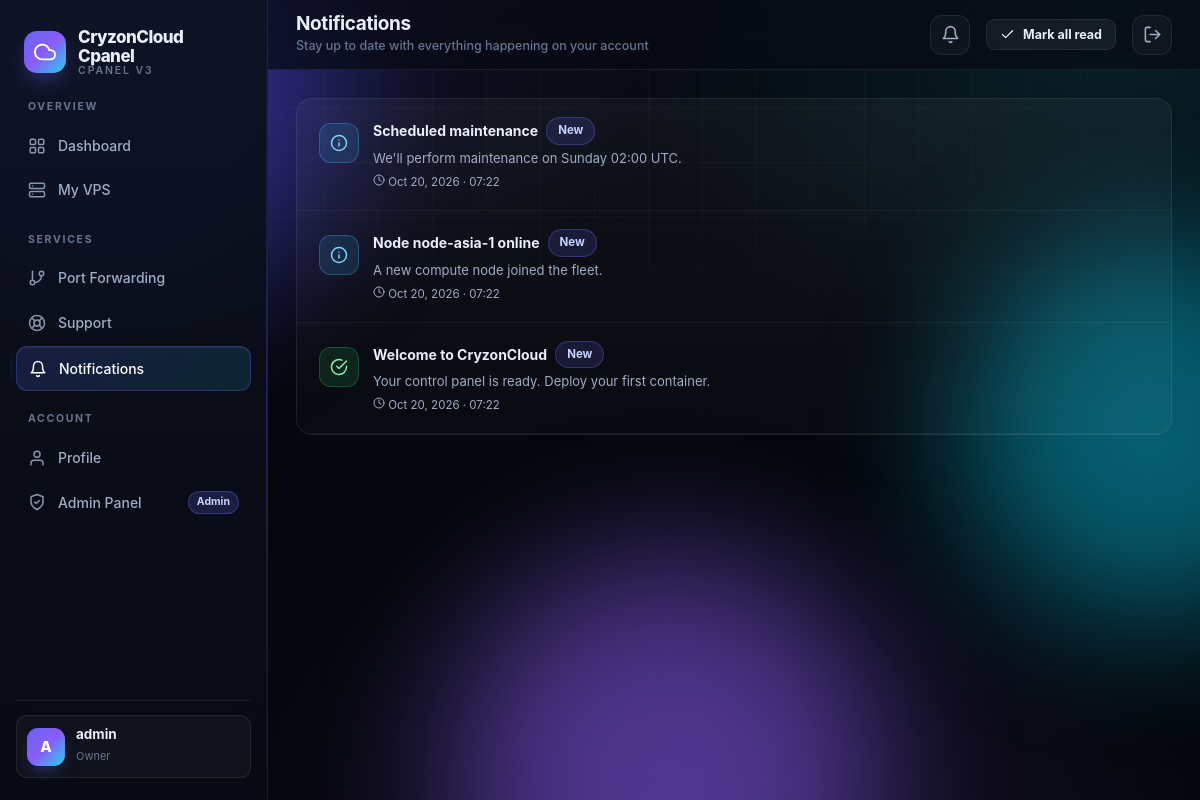
Page /notifications (signed in) on the committed database.
### tables this page shows
CREATE TABLE settings (
    id INTEGER PRIMARY KEY AUTOINCREMENT,
    site_name TEXT DEFAULT 'CryzonCloud Cpanel',
    site_description TEXT DEFAULT 'High-Performance Cloud VPS Management Panel',
    footer_text TEXT DEFAULT 'Powered by CryzonCloud',
    timezone TEXT DEFAULT 'UTC',
    registration_enabled INTEGER DEFAULT 1,
    logo_url TEXT DEFAULT '',
    favicon_url TEXT DEFAULT '',
    cpu_threshold INTEGER DEFAULT 90,
    ram_threshold INTEGER DEFAULT 90,
    max_vps_per_user INTEGER DEFAULT 5,
    max_ports_per_user INTEGER DEFAULT 20,
    hostname_prefix TEXT DEFAULT 'cryzon',
    port_forwarding_method TEXT DEFAULT 'socat',
    public_ipv4 TEXT DEFAULT '',
    icon_path TEXT DEFAULT '',
    rate_limit_auth INTEGER DEFAULT 20,
    rate_limit_api INTEGER DEFAULT 120,
    rate_limit_heavy INTEGER DEFAULT 10,
    default_vps_days INTEGER DEFAULT 0
);

CREATE TABLE users (
    id INTEGER PRIMARY KEY AUTOINCREMENT,
    username TEXT UNIQUE NOT NULL,
    email TEXT UNIQUE NOT NULL,
    password TEXT NOT NULL,
    api_key TEXT,
    is_admin INTEGER DEFAULT 0,
    role_id INTEGER DEFAULT NULL,
    is_banned INTEGER DEFAULT 0,
    created_at TIMESTAMP DEFAULT CURRENT_TIMESTAMP,
    FOREIGN KEY (role_id) REFERENCES roles(id)
);

CREATE TABLE roles (
    id INTEGER PRIMARY KEY AUTOINCREMENT,
    name TEXT UNIQUE NOT NULL,
    slug TEXT UNIQUE NOT NULL,
    description TEXT DEFAULT '',
    permissions TEXT DEFAULT '[]',
    is_system INTEGER DEFAULT 0,
    priority INTEGER DEFAULT 0,
    color TEXT DEFAULT '#6366f1',
    created_at TIMESTAMP DEFAULT CURRENT_TIMESTAMP
);

CREATE TABLE notifications (
    id INTEGER PRIMARY KEY AUTOINCREMENT,
    user_id INTEGER DEFAULT NULL,
    title TEXT NOT NULL,
    message TEXT DEFAULT '',
    level TEXT DEFAULT 'info',
    is_read INTEGER DEFAULT 0,
    created_at TIMESTAMP DEFAULT CURRENT_TIMESTAMP
);

### ccp/routes.py (the view)
@bp.route("/notifications")
@login_required
def notifications():
    user = current_user()
    rows = db.query("SELECT * FROM notifications WHERE user_id=? OR user_id IS NULL ORDER BY id DESC LIMIT 50", (user["id"],))
    return render_template("notifications.html", notifications=rows)

### ccp/db.py (called while the page is built)
def get_db():
    if "db" not in g:
        g.db = sqlite3.connect(DATABASE, timeout=10)
        g.db.row_factory = sqlite3.Row
        g.db.execute("PRAGMA journal_mode=WAL")
        g.db.execute("PRAGMA busy_timeout=10000")
        g.db.execute("PRAGMA foreign_keys=ON")
    return g.db

def query(sql, args=(), one=False):
    cur = get_db().execute(sql, args)
    rv = cur.fetchall()
    cur.close()
    return (rv[0] if rv else None) if one else rv

def get_settings():
    row = query("SELECT * FROM settings ORDER BY id LIMIT 1", one=True)
    if not row:
        execute("INSERT INTO settings (id) VALUES (1)")
        row = query("SELECT * FROM settings ORDER BY id LIMIT 1", one=True)
    return dict(row) if row else {}

def get_role(role_id):
    if role_id is None:
        return None
    row = query("SELECT * FROM roles WHERE id = ?", (role_id,), one=True)
    if not row:
        return None
    d = dict(row)
    try:
        d["permissions"] = json.loads(d.get("permissions") or "[]")
    except (ValueError, TypeError):
        d["permissions"] = []
    return d

### ccp/security.py (called while the page is built)
def current_user():
    if "user" in g:
        return g.user
    uid = session.get("user_id")
    if not uid:
        g.user = None
        return None
    row = db.query("SELECT * FROM users WHERE id = ?", (uid,), one=True)
    if not row:
        g.user = None
        return None
    user = dict(row)
    user["role"] = db.get_role(user.get("role_id"))
    g.user = user
    return user

def user_permissions(user):
    if not user:
        return set()
    role = user.get("role")
    if role:
        perms = set(role.get("permissions") or [])
        if role.get("slug") == "owner":
            perms = set(ALL_PERMISSIONS)
        return perms
    if user.get("is_admin"):
        return set(ALL_PERMISSIONS)
    return set()

def has_permission(user, perm):
    if not user:
        return False
    if user.get("is_banned"):
        return False
    return perm in user_permissions(user)

def is_admin(user):
    if not user:
        return False
    role = user.get("role")
    if role and role.get("slug") in ("owner", "admin"):
        return True
    return bool(user.get("is_admin"))

### templates/notifications.html (shortened to what this page needs)
{% extends "base.html" %}
{% from "_icons.html" import icon %}
{% block page_title %}Notifications{% endblock %}
{% block page_sub %}Stay up to date with everything happening on your account{% endblock %}
{% block topbar_actions %}
<form method="post" action="{{ url_for('main.notifications_read') }}">
  <button class="btn btn-sm">{{ icon('check', 15) }} Mark all read</button>
</form>
{% endblock %}
{% block content %}
<div class="card reveal" style="padding:0;overflow:hidden">
  {% for n in notifications %}
  <div class="notif-item" style="padding:18px 22px;border-bottom:1px solid rgba(255,255,255,0.05);display:flex;gap:14px;align-items:flex-start;{{ 'opacity:0.62' if n.is_read }}">
    <span class="ni-ico {{ n.level }}" style="width:40px;height:40px;border-radius:12px;display:grid;place-items:center;flex-shrink:0;
      {% if n.level=='success' %}background:rgba(34,197,94,0.13);border:1px solid rgba(34,197,94,0.3);color:#86efac
      {% elif n.level=='warning' %}background:rgba(245,158,11,0.13);border:1px solid rgba(245,158,11,0.3);color:#fcd34d
      {% elif n.level=='error' %}background:rgba(239,68,68,0.13);border:1px solid rgba(239,68,68,0.3);color:#fca5a5
      {% else %}background:rgba(56,189,248,0.13);border:1px solid rgba(56,189,248,0.3);color:#7dd3fc{% endif %}">
    </span>
    <div style="flex:1;min-width:0">
      <div class="flex items-center gap-1">
        <b style="font-size:14px">{{ n.title }}</b>
        {% if not n.is_read %}<span class="badge primary">New</span>{% endif %}
      </div>
      <div class="muted text-sm" style="margin-top:3px">{{ n.message }}</div>
      <div class="muted text-xs" style="margin-top:6px">{{ icon('clock', 12) }} {{ n.created_at|dt('%b %d, %Y · %H:%M') }}</div>
    </div>
  </div>
  {% else %}
  <div class="empty" style="padding:56px"><div class="e-ico">{{ icon('bell', 34) }}</div><h3>You're all caught up</h3><p>No notifications to show right now.</p></div>
  {% endfor %}
</div>
{% endblock %}

### templates/base.html (shortened to what this page needs)
{% from "_icons.html" import icon %}
<!DOCTYPE html>
<html lang="en">
<head>
  <link rel="stylesheet" href="{{ url_for('static', filename='css/style.css') }}">
</head>
<body>
  <div class="bg-fx"><span class="orb o1"></span><span class="orb o2"></span><span class="orb o3"></span></div>
  <div class="app-shell">
    <aside class="sidebar">
      <a href="{{ url_for('main.dashboard') if current_user else url_for('main.index') }}" class="brand">
        <span class="brand-logo">{{ icon('cloud', 22) }}</span>
        <span class="brand-name">{{ settings.site_name or 'CryzonCloud' }}<span>Cpanel v3</span></span>
      </a>
      <div class="nav-scroll">
        {% block sidebar_nav %}
        <div class="nav-group">
          <div class="nav-label">Overview</div>
          <a href="{{ url_for('main.dashboard') }}" class="nav-item {{ 'active' if request.endpoint == 'main.dashboard' }}">
            {{ icon('grid') }}<span>Dashboard</span>
          </a>
          {% if can('vps.view') %}
          <a href="{{ url_for('main.dashboard') }}#vps" class="nav-item">
            {{ icon('server') }}<span>My VPS</span>
          </a>
          {% endif %}
        </div>
        <div class="nav-group">
          <div class="nav-label">Services</div>
          {% if can('vps.ports') %}
          <a href="{{ url_for('main.ports') }}" class="nav-item {{ 'active' if request.endpoint == 'main.ports' }}">
            {{ icon('git-branch') }}<span>Port Forwarding</span>
          </a>
          {% endif %}
          {% if can('tickets.view') %}
          <a href="{{ url_for('main.tickets') }}" class="nav-item {{ 'active' if request.endpoint and request.endpoint.startswith('main.ticket') }}">
            {{ icon('life-buoy') }}<span>Support</span>
          </a>
          {% endif %}
          <a href="{{ url_for('main.notifications') }}" class="nav-item {{ 'active' if request.endpoint == 'main.notifications' }}">
            {{ icon('bell') }}<span>Notifications</span>
          </a>
        </div>
        <div class="nav-group">
          <div class="nav-label">Account</div>
          <a href="{{ url_for('main.profile') }}" class="nav-item {{ 'active' if request.endpoint == 'main.profile' }}">
            {{ icon('user') }}<span>Profile</span>
          </a>
          {% if is_admin_user %}
          <a href="{{ url_for('admin.dashboard') }}" class="nav-item">
            {{ icon('shield-check') }}<span>Admin Panel</span>
            <span class="nav-badge">Admin</span>
          </a>
          {% endif %}
        </div>
        {% endblock %}
      </div>
      <div class="sidebar-foot">
        <a href="{{ url_for('main.profile') }}" class="user-chip">
          <span class="avatar">{{ (current_user.username[0]|upper) if current_user else '?' }}</span>
          <span style="min-width:0">
            <span class="u-name" style="display:block">{{ current_user.username if current_user else 'Guest' }}</span>
            <span class="u-role">{{ current_user.role.name if current_user and current_user.role else 'User' }}</span>
          </span>
        </a>
      </div>
    </aside>
    <div class="main">
      <header class="topbar">
        <div>
          <h1>{% block page_title %}Dashboard{% endblock %}</h1>
          <div class="sub">{% block page_sub %}{{ settings.site_description }}{% endblock %}</div>
        </div>
        <div style="position:relative">
          <button class="icon-btn" data-notif-bell aria-label="Notifications">
          </button>
        </div>
        {% block topbar_actions %}{% endblock %}
        <a href="{{ url_for('main.logout') }}" class="icon-btn" title="Sign out">{{ icon('log-out', 19) }}</a>
      </header>
      <main class="page">
        {% block content %}{% endblock %}
      </main>
    </div>
  </div>
</body>
</html>

### rows in the picture
settings: site_name "CryzonCloud Cpanel"
users: username "A", username "admin"
roles: role "Owner"
notifications: {{ size }} 18 (drawn), title "Scheduled maintenance", is_read "New", message "We'll perform maintenance on Sunday 02:00 UTC.", created_at|dt "Oct 20, 2026 · 07:22"
notifications: {{ size }} 18 (drawn), title "Node node-asia-1 online", is_read "New", message "A new compute node joined the fleet.", created_at|dt "Oct 20, 2026 · 07:22"
notifications: {{ size }} 18 (drawn), title "Welcome to CryzonCloud", is_read "New", message "Your control panel is ready. Deploy your first container.", created_at|dt "Oct 20, 2026 · 07:22"
